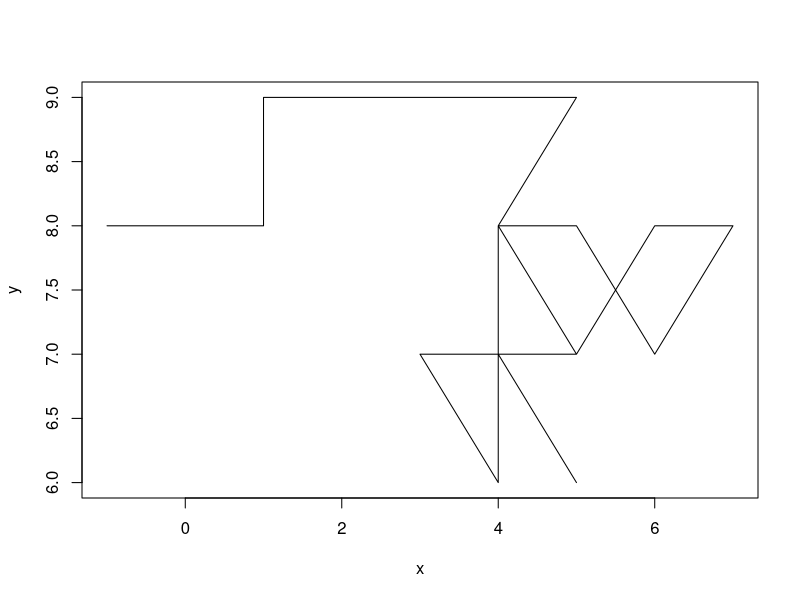

Write the R code that produced this figure.
#make an Reference class for the random walk

rw <- setRefClass("rw",
  fields = list(
    n = "numeric", 
    x0 = "numeric",
    y0 = "numeric",
    s = "numeric",
    res = "numeric",
    pt0 = "numeric",
    pts = "matrix",
    pos = "matrix",
    ptnew = "matrix",
    ptfin = "numeric"),
                      
  methods = list(
    initialize = function(n,x0,y0,s,res){
      n <<- n #number of steps
      x0 <<- x0 #starting point
      y0 <<- y0 #y starting point
      s <<- s; # number of possibilities
      res <<- res # enter 1 to return only the final point or enter 0 to return the positions
      pts <<- matrix(data=NA, nrow = n, ncol = 2) # initialize points
      pos <<- matrix(data=NA, nrow = n, ncol = 2) # positions
      makeWalk2(n,res)
    },
    
    makeWalk2 = function(n, res){
      set.seed(1)
      pt0 <<- c(x0,y0)
      ptnew <- matrix(data=NA, nrow = n, ncol = 2) # local only 
      ptnew[,1] <- sample(-1:1,n, replace=T) #random points
      ptnew[,2] <- sample(-1:1,n, replace=T)
      pos[,1] <<- cumsum(ptnew[1:n,1])+pt0[1]
      pos[,2] <<- cumsum(ptnew[1:n,2])+pt0[2]
      ptfin <<- pos[n,1:2]
      
      if (res == 1) {
        return(ptfin)
      }
      else {
        return(pos)
      }
      
    },
    
    changeStart = function(newx,newy){
      x0 <<- newx
      y0 <<- newy
      makeWalk2(n,res)
    }
      
    )
)

# n <- 1000 #number of steps
# x0 <- 0 #starting point
# y0 <- 0 #y starting point
# s <- 4; # number of possibilities
# res <- 1 # enter 1 to return only the final point or enter 0 to return the positions


master <- rw$new(30,0,0,4,1)
head(master$field('pos'))
head(master$field('ptfin'))

master$changeStart(5,7)
head(master$field('pos'))
tail(master$field('pos'))
head(master$field('ptfin'))

plot(master$field('pos')[,1], master$field('pos')[,2], type = 'l',xlab='x', ylab='y')




